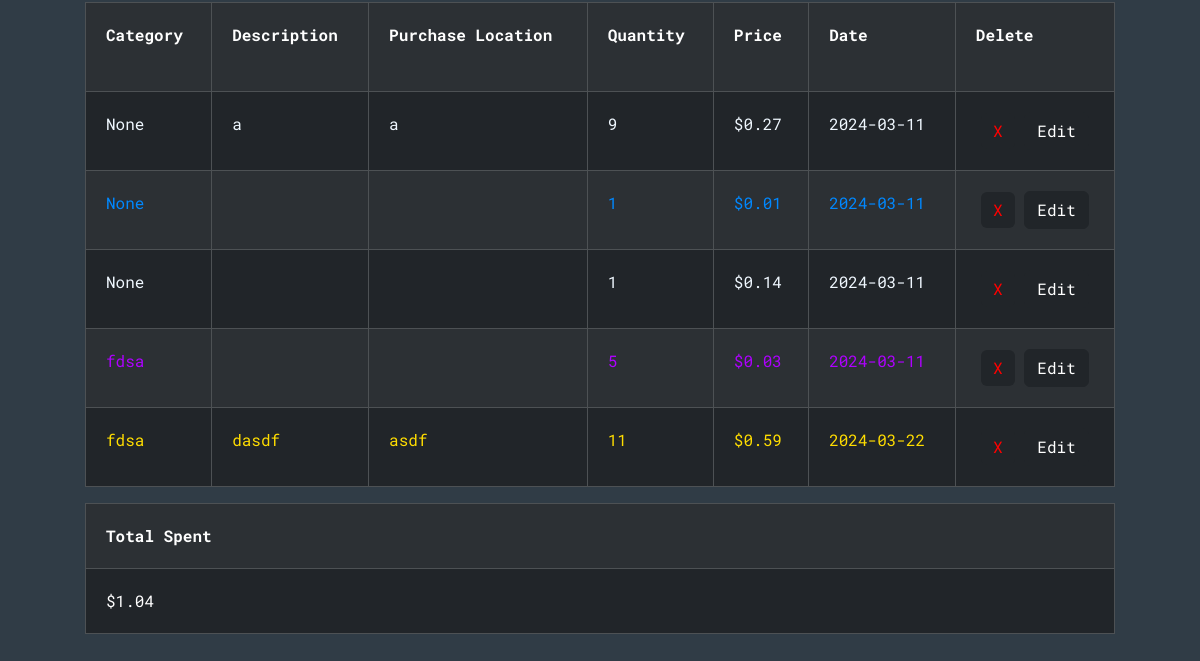
The page /analyzeExpenses (signed in, lower part) on the database as committed earlier.
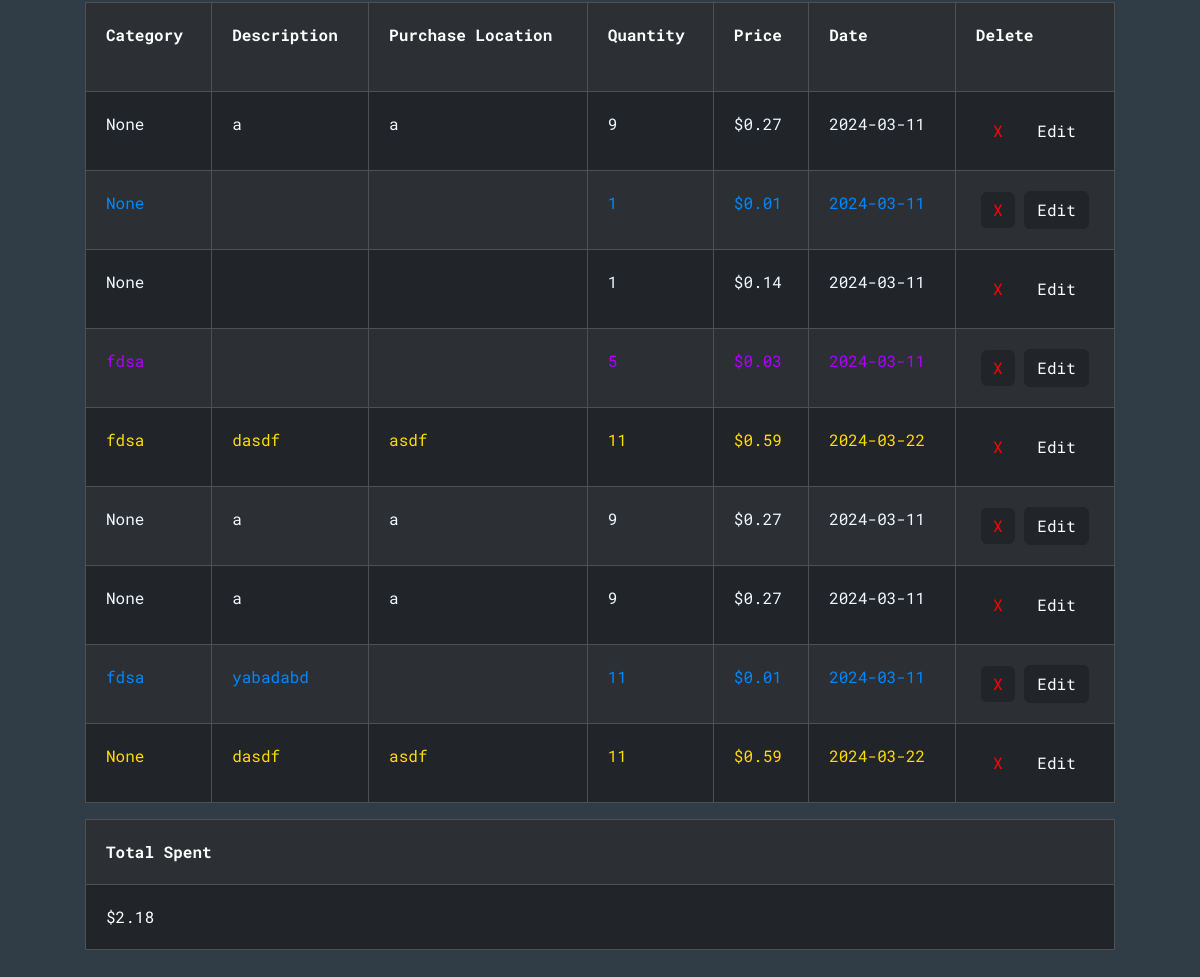
The same page on the database as committed later.
### tables this page shows
CREATE TABLE expenses (id INTEGER PRIMARY KEY, user_id INTEGER NOT NULL, category TEXT, description TEXT, purchaseLocation TEXT, quantity INTEGER NOT NULL, price NUMERIC NOT NULL, date TEXT NOT NULL, color TEXT, FOREIGN KEY (user_id) REFERENCES users(id));

### app.py (the view)
@app.route("/analyzeExpenses", methods=["GET", "POST"])
@login_required
def analyzeExpenses():
    conn = get_db_connection()
    categories = conn.execute("SELECT DISTINCT category FROM expenses WHERE user_id = ?", (session["user_id"],)).fetchall()
    purchaseLocations = conn.execute("SELECT DISTINCT purchaseLocation FROM expenses WHERE user_id = ?", (session["user_id"],)).fetchall()
    colors = conn.execute("SELECT DISTINCT color FROM expenses WHERE user_id = ?", (session["user_id"],)).fetchall()
    categoryFilter = None
    purchaseLocationFilter = None
    keywordsFilter = None
    dateFilter = None
    fromDateFilter =None
    toDateFilter = None
    fromPriceFilter = None
    toPriceFilter = None
    colorFilter = None
    exps = conn.execute("SELECT * FROM expenses WHERE user_id = ?", (session["user_id"],)).fetchall()
    total = conn.execute("SELECT SUM(price) AS sum FROM expenses WHERE user_id = ?", (session["user_id"],)).fetchall()[0]["sum"]
    if request.method == "POST":
        categoryFilter = request.form.get("category")
        purchaseLocationFilter = request.form.get("purchaseLocation")
        keywordsFilter = request.form.get("keywords")
        dateFilter = request.form.get("date")
        fromDateFilter = request.form.get("fromDate")
        toDateFilter = request.form.get("toDate")
        fromPriceFilter = request.form.get("fromPrice")
        toPriceFilter = request.form.get("toPrice")
        colorFilter = request.form.get("color")
        if dateFilter and (fromDateFilter or toDateFilter):
            flash("Cannot do from-to date at the same time as a specific date")
        if (fromPriceFilter and toPriceFilter) and float(fromPriceFilter) > float(toPriceFilter):
            flash("From-price must be smaller than to-price")
        if fromDateFilter:
            fD = date.fromisoformat(fromDateFilter)
        if toDateFilter:
            tD = date.fromisoformat(toDateFilter)
        if  fromDateFilter and toDateFilter and (not dateIsLessThan(fD, tD)):
            flash("From-date must be less than to-date")
        floatedFromPriceFilter = 0
        if fromPriceFilter:
            floatedFromPriceFilter = float(fromPriceFilter)
        floatedToPriceFilter = 0
        if toPriceFilter:
            floatedToPriceFilter = float(toPriceFilter)
        exps = conn.execute("SELECT * FROM expenses WHERE"\
                            " user_id = ?"\
                            " AND CASE WHEN ? != '' THEN category = ? ELSE 1 END"\
                            " AND CASE WHEN ? != '' THEN purchaseLocation = ? ELSE 1 END"\
                            " AND CASE WHEN ? != '' THEN description LIKE ? ELSE 1 END"\
                            " AND CASE WHEN ? != '' THEN date = ? ELSE 1 END"\
                             " AND CASE WHEN ? != '' AND ? != '' THEN date BETWEEN ? AND ? "\
                                " WHEN ? != '' AND ? == '' THEN date BETWEEN ? AND '9999-00-00'"\
                                " WHEN ? != '' AND ? == '' THEN date BETWEEN 0000-00-00  AND ?"\
                                " ELSE 1 END"\
                            " AND CASE WHEN ? != '' AND ? != '' THEN price BETWEEN ? AND ? "\
                                " WHEN ? != '' AND ? == '' THEN price BETWEEN ? AND 99999999"\
                                " WHEN ? != '' AND ? == '' THEN price BETWEEN 0 AND ?"\
                                " ELSE 1 END"\
                            " AND CASE WHEN ? != '' THEN color = ? ELSE 1 END"
                            , (session["user_id"], categoryFilter, categoryFilter, purchaseLocationFilter, purchaseLocationFilter, keywordsFilter, f'%{keywordsFilter}%', dateFilter, dateFilter, fromDateFilter, toDateFilter, fromDateFilter, toDateFilter, fromDateFilter, toDateFilter, fromDateFilter, toDateFilter, fromDateFilter, toDateFilter , fromPriceFilter, toPriceFilter, floatedFromPriceFilter, floatedToPriceFilter, fromPriceFilter, toPriceFilter, floatedFromPriceFilter, fromPriceFilter, toPriceFilter, floatedToPriceFilter, colorFilter, colorFilter)).fetchall()
        total = conn.execute("SELECT SUM(price) AS sum FROM expenses WHERE"\
                            " user_id = ?"\
                            " AND CASE WHEN ? != '' THEN category = ? ELSE 1 END"\
                            " AND CASE WHEN ? != '' THEN purchaseLocation = ? ELSE 1 END"\
                            " AND CASE WHEN ? != '' THEN description LIKE ? ELSE 1 END"\
                            " AND CASE WHEN ? != '' THEN date = ? ELSE 1 END"\
                            " AND CASE WHEN ? != '' AND ? != '' THEN date BETWEEN ? AND ? "\
                                " WHEN ? != '' AND ? == '' THEN date BETWEEN ? AND '9999-00-00'"\
                                " WHEN ? != '' AND ? == '' THEN date BETWEEN 0000-00-00  AND ?"\
                                " ELSE 1 END"\
                            " AND CASE WHEN ? != '' AND ? != '' THEN price BETWEEN ? AND ? "\
                                " WHEN ? != '' AND ? == '' THEN price BETWEEN ? AND 99999999"\
                                " WHEN ? != '' AND ? == '' THEN price BETWEEN 0 AND ?"\
                                " ELSE 1 END"\
                            " AND CASE WHEN ? != '' THEN color = ? ELSE 1 END"
                            , (session["user_id"], categoryFilter, categoryFilter, purchaseLocationFilter, purchaseLocationFilter, keywordsFilter, f'%{keywordsFilter}%', dateFilter, dateFilter, fromDateFilter, toDateFilter, fromDateFilter, toDateFilter, fromDateFilter, toDateFilter, fromDateFilter, toDateFilter, fromDateFilter, toDateFilter, fromPriceFilter, toPriceFilter, floatedFromPriceFilter, floatedToPriceFilter, fromPriceFilter, toPriceFilter, floatedFromPriceFilter, fromPriceFilter, toPriceFilter, floatedToPriceFilter, colorFilter, colorFilter)).fetchall()[0]["sum"]
    elif request.method == "GET":
        categoryFilter = categoryFilter if categoryFilter is not None else ""
        purchaseLocationFilter = purchaseLocationFilter if purchaseLocationFilter is not None else ""
        keywordsFilter = keywordsFilter if keywordsFilter is not None else ""
        dateFilter = dateFilter if dateFilter is not None else ""
        fromDateFilter = fromDateFilter if fromDateFilter is not None else ""
        toDateFilter = toDateFilter if toDateFilter is not None else ""
        fromPriceFilter = fromPriceFilter if fromPriceFilter is not None else ""
        toPriceFilter = toPriceFilter if toPriceFilter is not None else ""
        colorFilter = colorFilter if colorFilter is not None else ""
    return render_template("analyzeExpenses.html", categories=categories,purchaseLocations=purchaseLocations, colors=colors, expenses=exps,total=total,categoryFilter=categoryFilter,purchaseLocationFilter=purchaseLocationFilter,keywordsFilter=keywordsFilter,dateFilter=dateFilter,fromDateFilter=fromDateFilter,toDateFilter=toDateFilter,    fromPriceFilter=fromPriceFilter, toPriceFilter=toPriceFilter, colorFilter=colorFilter)

### helpers.py (called while the page is built)
def login_required(f):
    @wraps(f)
    def decorated_function(*args, **kwargs):
        if session.get("user_id") is None:
            return redirect("/login")
        return f(*args, **kwargs)
    return decorated_function

def get_db_connection():
    conn = sqlite3.connect('database.db')
    conn.row_factory = sqlite3.Row
    return conn

### templates/analyzeExpenses.html (shortened to what this page needs)
{% extends "layout.html" %}
{% block body %}
<div class="cont center-horizontal">
  <br />
  {% if expenses -%}
  <div>
    <div>
      <div class="table-responsive">
        <table
          class="table table-dark table-striped table-bordered table-hover"
        >
          <tr>
            <th scope="col">Category</th>
            <th scope="col">Description</th>
            <th scope="col">Purchase Location</th>
            <th scope="col">Quantity</th>
            <th scope="col">Price</th>
            <th scope="col">Date</th>
            <th scope="col">
              Delete
              <br />
            </th>
          </tr>
          {% for expense in expenses %}
          <tr>
            <td style="color: {{expense['color']}}">{{ expense["category"] }}</td>
            <td style="color: {{expense['color']}}">{{ expense["description"] }}</td>
            <td style="color: {{expense['color']}}">{{ expense["purchaseLocation"] }}</td>
            <td style="color: {{expense['color']}}">{{ expense["quantity"] }}</td>
            <td style="color: {{expense['color']}}">{{ "$%.2f"| format(expense["price"] )}}</td>
            <td style="color: {{expense['color']}}">{{ expense["date"] }}</td>
            <td style="text-align: center">
              <form action="/delete" method="POST" style="display: inline-block">
                <button
                  type="submit"
                  class="delete-btn btn btn-dark"
                  style="color: red; border: 0; text-align: center"
                >
                  X
                </button>
              </form>
              <form action="/edit" method="POST" style="display: inline-block">
                <button type="submit" class="delete-btn btn btn-dark">
                  Edit
                </button>
              </form>
            </td>
          </tr>
          {% endfor %}
        </table>
      </div>
      <table class="table table-dark table-striped table-bordered table-hover">
        <tr>
          <th scope="col">Total Spent</th>
        </tr>
        <tr>
          <td>{{"$%.2f"| format(total)}}</td>
        </tr>
      </table>
    </div>
    {% endif %}
  </div>
</div>
{% endblock %}

Rows that differ between the two databases and show on the page:
added expenses: category "None", description "a", purchaseLocation "a", quantity "9", price "$0.27", date "2024-03-11"
added expenses: category "None", description "a", purchaseLocation "a", quantity "9", price "$0.27", date "2024-03-11"
added expenses: category "fdsa", description "yabadabd", quantity "11", price "$0.01", date "2024-03-11", color "#0088ff" (drawn)
added expenses: category "None", description "dasdf", purchaseLocation "asdf", quantity "11", price "$0.59", date "2024-03-22", color "#ffdd00" (drawn)
Other text that changed with them:
{{ "$%.2f"| format(total) }}: "$1.04" → "$2.18"
